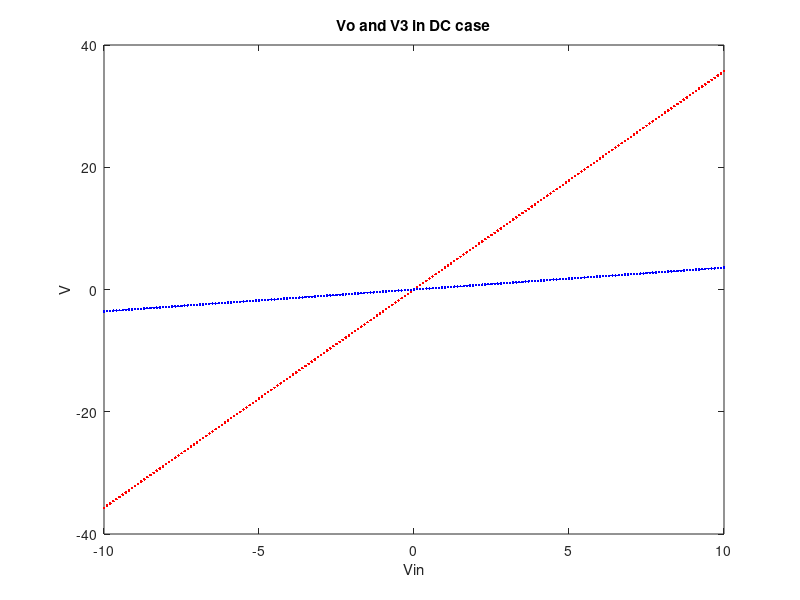
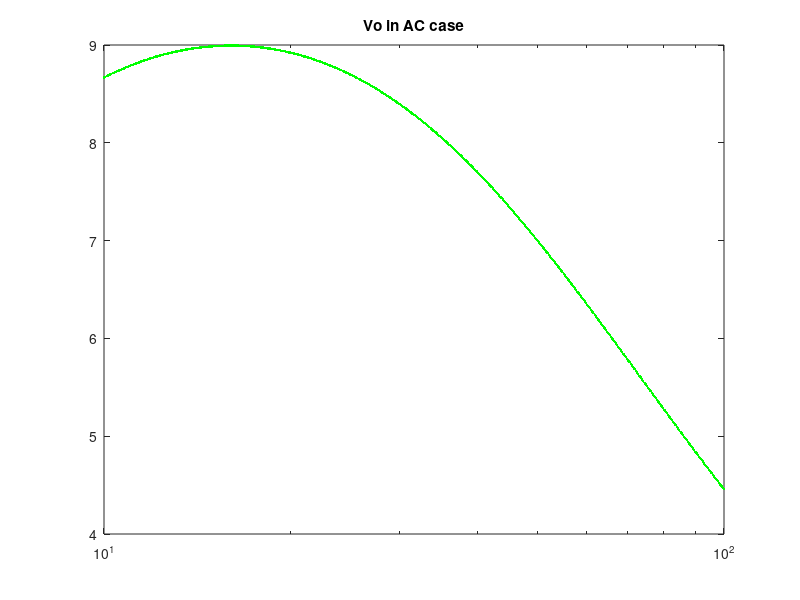
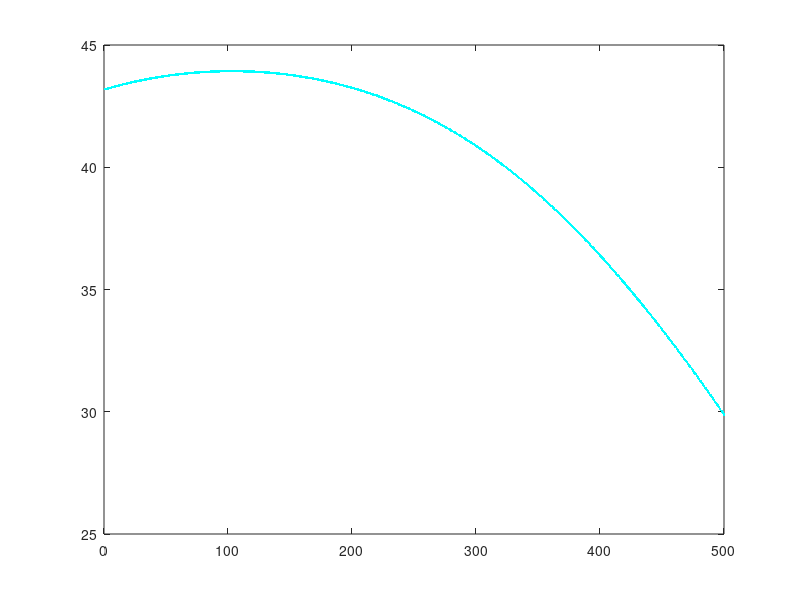
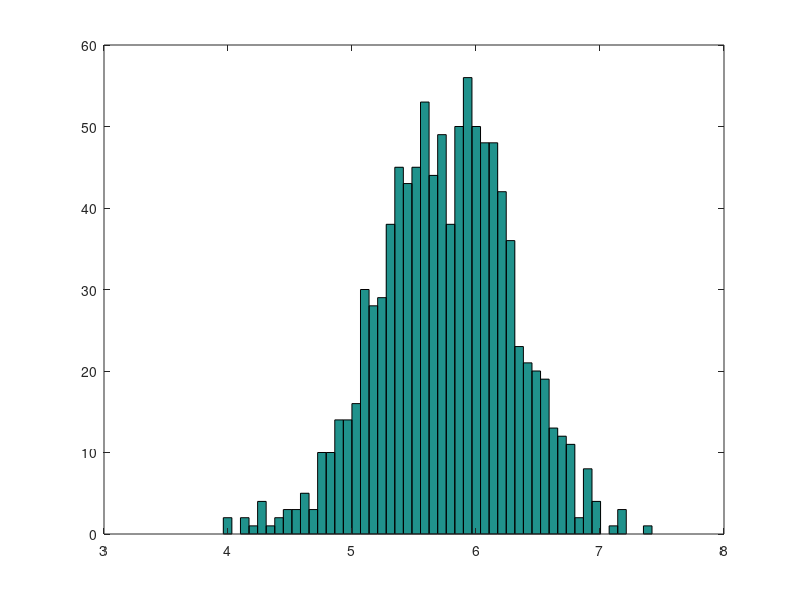

These charts were generated, in order, by the following MATLAB code:
%% Assignment 4
%% Part 1
% In this assignment, we are simulating a circuit through matlab and see
% how the circuit would react when different types of inputs are going into
% the circuit. 
% For the first part, we are just creating matrices and plotting basic
% output with basic input to see if our defined differential equations are
% correct for more complicated input in later part.

% Reset Everything
close all
clear 

% Define Constant
R1 = 1;
G1 = 1/R1;
c = 0.25;
R2 = 2;
G2 = 1/R2;
L = 0.2;
R3 = 10;
G3 = 1/R3;
a = 100;
R4 = 0.1;
G4 = 1/R4;
Ro = 1000;
Go = 1/Ro;

% Define Matrices
C = [0 0 0 0 0 0 0;
    -c c 0 0 0 0 0;
    0 0 -L 0 0 0 0;
    0 0 0 0 0 0 0;
    0 0 0 0 0 0 0;
    0 0 0 0 0 0 0;
    0 0 0 0 0 0 0;];

G = [1 0 0 0 0 0 0;
    -G2 G1+G2 -1 0 0 0 0;
    0 1 0 -1 0 0 0;
    0 0 -1 G3 0 0 0;
    0 0 0 0 -a 1 0;
    0 0 0 G3 -1 0 0;
    0 0 0 0 0 -G4 G4+Go];

% Initialize matrices for future calculation
Vdc = zeros(7,1);       % Voltage in DC sweep
Vac = zeros(7,1);       % Voltage in AC sweep
F = zeros(7,1);

% Define figure for better simulation
f1 = figure;
f2 = figure;
f3 = figure;
f4 = figure;

% Calculating and plotting DC sweep
for v = -10:0.1: 10
    F(1,1) = v;
    Vdc = G\F;                          % DC sweep calculation
    
    set(0, 'CurrentFigure', f1)
    plot(v, Vdc(7,1), 'r.')
    hold on
    
    plot(v, Vdc(4,1), 'b.')
    hold on
    title('Vo and V3 in DC case')
    xlabel('Vin')
    ylabel('V')
    
end

% Calculating and plotting AC sweep and gain
w = logspace(1,2,500);                  % Creating a log graph
F(1) = 1;
for o = 1:length(w)
    
    Vac = (G+C*1j*w(o))\F;              % AC sweep calculation
    set(0, 'CurrentFigure', f2)
    semilogx(w(o), abs(Vac(7,1)), 'g.')
    hold on
    title('Vo in AC case')
    
    dB = 20*log(abs(Vac(7,1))/F(1));    % Gain calculation
    set(0, 'CurrentFigure', f3)
    plot(o, dB, 'c.')
    hold on
    
end

% Calculating and plotting AC sweep and gain with random perturbations
cs =  0.25 + 0.05.*randn(1,1000);
w = pi;
Vgain = zeros(1000,1);
for m = 1:length(Vgain)
    c = cs(m);
    C(2,1) = -c;
    C(2,2) = c;
    Vac = (G+C*1j*w)\F;                 % AC sweep calculation
    Vgain(m,1) = abs(Vac(7,1))/F(1);    % Gain calculation
end

% Histogram of the previous gain
set(0, 'CurrentFigure', f4)
hist(Vgain,50);